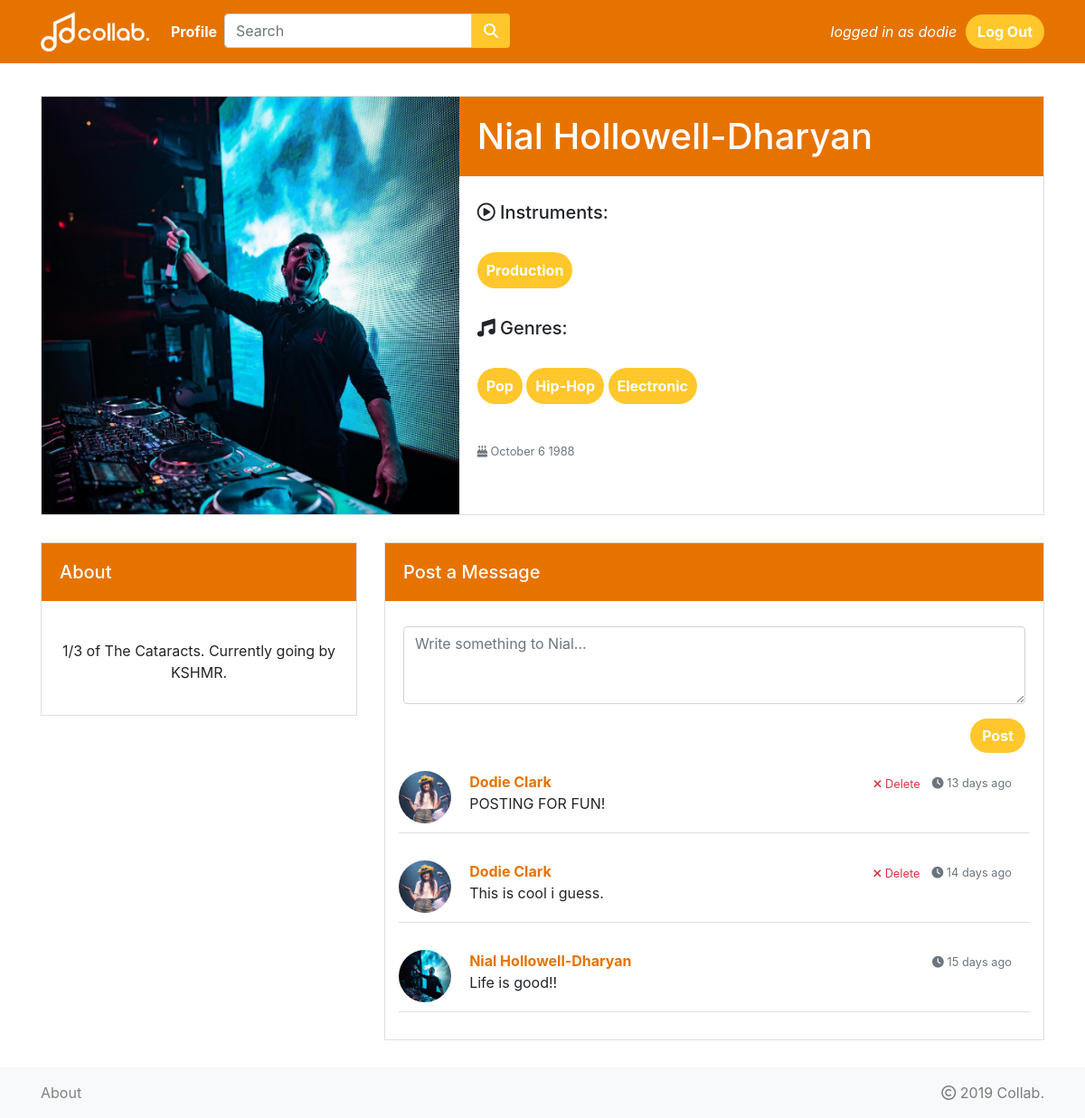
/profile/1 (signed in), run on the app's committed database.
### app.py (models this page shows, shortened)
class User(UserMixin, db.Model):
	id = db.Column(db.Integer, primary_key=True, autoincrement=True)
	username = db.Column(db.String, nullable=False)
	email = db.Column(db.String, nullable=False)
	password = db.Column(db.String, nullable=False)
	profile = db.relationship('Profile', backref='user', uselist=False)
	message = db.relationship('Message', backref='user')

class Profile(db.Model):
	id = db.Column(db.Integer, primary_key=True, autoincrement=True)
	first_name = db.Column(db.String, nullable=False)
	last_name = db.Column(db.String, nullable=False)
	dob = db.Column(db.String, nullable=False)
	picture = db.Column(db.String, nullable=False)
	instruments = db.Column(db.String, nullable=False)
	genre = db.Column(db.String, nullable=False)
	about = db.Column(db.String, nullable=False)
	user_id = db.Column(db.Integer, db.ForeignKey('user.id'))
	message = db.relationship('Message', backref='profile')

class Message(db.Model):
	id = db.Column(db.Integer, primary_key=True, autoincrement=True)
	body = db.Column(db.String, nullable=False)
	timestamp = db.Column(db.DateTime(), default=datetime.datetime.utcnow(), index=True)
	user_id = db.Column(db.Integer, db.ForeignKey('user.id'))
	profile_id = db.Column(db.Integer, db.ForeignKey('profile.id'))

### app.py (the view, shortened to what this page needs)
@app.route('/profile/<int:uid>', methods=['GET', 'POST'])
@login_required
def profile(uid):
	profile = Profile.query.filter_by(id=uid).first()
	instruments = profile.instruments.translate({ord(','): None}).split()
	genres = profile.genre.translate({ord(','): None}).split()
	message = profile.message
	author = []
	for each in message:
		author.append(User.query.filter_by(id=each.user_id).first())
	if profile is not None:
		return render_template('profile.html', title=profile.first_name + ' ' + profile.last_name,
								profile=profile, instruments=instruments, genres=genres, author=author)

### app.py (called while the page is built)
@login_manager.user_loader
def load_user(id):
    return User.query.get(int(id))

### templates/profile.html (shortened to what this page needs)
{% include 'partials/header_login.html' %}
    <div class="container profileView">
      <div class="row">
        <div class="card profileMain">
          <div class="row no-gutters">
            <div class="col-md-5">
              <img src="{{ profile.picture }}" class="card-img profilePhoto" alt="...">
            </div>
            <div class="col-md-7">
              <h1 class="profileName">{{ profile.first_name }} {{ profile.last_name }}</h1>
              <div class="card-body">
                <h5 class="card-text"><i class="far fa-play-circle"></i> Instruments:</h3>
                <div class="profileBody">
                  {% for instrument in instruments %}
                  <span class="profileButton">{{ instrument }}</span>
                  {% endfor %}
                </div>
                <h5 class="card-text"><i class="fas fa-music"></i> Genres:</h3>
                <div class="profileBody">
                  {% for genre in genres %}
                  <span class="profileButton">{{ genre }}</span>
                  {% endfor %}
                </div>
                <p class="card-text dob"><small class="text-muted"><i class="fas fa-birthday-cake"></i> {{ profile.dob }}</small></p>
              </div>
            </div>
          </div>
        </div>
      </div>
      <div class="row">
        <div class="col-md-4">
          <div class="card">
            <h5 class="profileName">About</h5>
            <div class="card-body">
              <p class="card-text">{{ profile.about }}</p>
            </div>
          </div>
        </div>
        <div class="col-md-8">
          <div class="card">
            <h5 class="profileName">Post a Message</h5>
            <div class="card-body">
              <form action=" {{ url_for('message' , uid=profile.id) }}" method="POST">
                <div class="form-group">
                  <textarea maxlength="120" name="message" class="form-control" rows="3" placeholder="Write something to {{ profile.first_name }}..." required=""></textarea>
                </div>
                <button type="submit" class="btn loginButton float-right">Post</button>
              </form>
            </div>
          {% for each in profile.message|reverse %}
          <div class="card profileMain messageCardMain">
            <div class="row no-gutters">
              <div class="col-1">
                <img src="{{ author[profile.message|length - loop.index].profile.picture }}" class="card-img" alt="..." id="messageImage">
              </div>
              <div class="col-11">
                <div class="card-body messageCard">
                  <a href="{{ url_for('profile', uid=author[profile.message|length - loop.index].profile.id) }}" class="messageProfile">
                    {{ author[profile.message|length - loop.index].profile.first_name }}
                    {{ author[profile.message|length - loop.index].profile.last_name }}
                  </a>
                  <span class="float-right text-muted">
                      <small><i class="fas fa-clock"></i> {{ moment(each.timestamp).fromNow() }}</small>
                  </span>
                  {% if current_user.profile.id == profile.id or current_user.id == author[profile.message|length - loop.index].id %}
                  <form action="{{ url_for('deleteMessage', uid=each.id) }}" method="POST" style="display: inline;" >
                    <button type="submit" class="btn btn-link float-right text-danger" id="deleteButton" onclick="return confirm('Are you sure you want to delete this comment?');">
                      <small><i class="fas fa-times"></i> Delete</small>
                    </button>
                  </form>
                  {% endif %}
                  <p class="card-text message">{{ each.body }}</p>
                </div>
              </div>
            </div>
          </div>
          {% endfor %}
        </div>
      </div>
    </div>
  </div>
{% include 'partials/footer.html' %}

### templates/partials/header_login.html (shortened to what this page needs)
<!DOCTYPE html>
<html lang="en">
  <head>
    <link rel="stylesheet" href="https://stackpath.bootstrapcdn.com/bootstrap/4.1.3/css/bootstrap.min.css">
    <link rel="stylesheet" type="text/css" href="{{ url_for('static', filename='css/styles.css') }}">
  </head>
  <body>
    <nav class="navbar navbar-expand-md" id="mainNavbar">
      <div class="container">
        <a class="navbar-brand" href="{{ url_for('home') }}">
          <img src="{{ url_for('static', filename='images/navbar_logo.png') }}" alt="logo" id="#navBarLogo">
        </a>
        <div class="collapse navbar-collapse" id="navbarSupportedContent">
          <ul class="navbar-nav mr-auto">
            <li class="nav-item">
              <a class="nav-link" href="{{ url_for('profile', uid=current_user.profile.id) }}">Profile</a>
            </li>
            <li>
              <form class="form-inline" action="{{ url_for('results') }}" method="GET">
                <div class="form-group">
                  <div class="form-row">
                    <div class="col" id="searchBar">
                      <input type="seach" class="form-control" id="searchBox" placeholder="Search" name="q" required>
                    </div>
                    <div class="col" id="searchBarButton">
                      <button class="btn searchButton" type="submit"><i class="fas fa-search"></i></button>
                    </div>
                  </div>
              </form>
            </li>
          </ul>
          <span>
            logged in as {{ current_user.username }}
          </span>
          <a class="btn loginButton" href="{{ url_for('logout') }}" role="button">Log Out</a>
        </div>
      </div>
    </nav>

### static/css/styles.css (style rules this page uses)
#mainNavbar { background-color: #e67300; }
.navbar-brand img { max-width: 120px; }
.loginButton { background-color: #ffc72b; color: white; border-radius: 30px; font-weight: bold; }
body { background-color: white; }
html, body { max-width: 100%; overflow-x: hidden; }
.signUp h2, p { padding-top: 5%; text-align: center; padding-bottom: 5%; }
#mainNavbar ul a { color: white; font-weight: bold; }
#mainNavbar span { color: white; font-style: italic; margin-right: 10px; }
.card { margin-bottom: 30px; border-radius: 0px; }
.card img { border-radius: 0px; }
.profileButton { background-color: #ffc72b; color: white; border-radius: 30px; font-weight: bold; padding: 10px; }
.profileBody { margin-top: 40px; margin-bottom: 40px; }
.profileName { padding: 1.25rem; background-color: #e67300; color: white; }
.profileView { margin-top: 3%; }
.profilePhoto { border-radius: 0; }
.profileMain { margin-left: 15px; margin-right: 15px; }
.dob { padding-top: 1%; text-align: left; }
.message { padding-top: 0; padding-bottom: 0; text-align: left }
.messageCard { padding-top: 0; }
.messageCardMain { border-left: 0; border-right: 0; border-top: 0; }
#messageImage { border-radius: 50%; }
.messageProfile { color: #e67300; font-weight: bold; }
#deleteButton { padding-top: 0; padding-bottom: 0; margin-top: 0; margin-bottom: 0; }
.searchButton { background-color: #ffc72b; color: white; font-weight: bold; border-top-left-radius: 0; border-bottom-left-radius: 0; }
#searchBarButton { padding-left: 0; padding-right: 0; }
#searchBar { padding-right: 0; }
#searchBox { border-top-right-radius: 0; border-bottom-right-radius: 0; }

### data on the page
User: username "dodie"
Profile: picture (picture), first_name "Nial", last_name "Hollowell-Dharyan", instruments "Production", dob "October 6 1988", about "1/3 of The Cataracts. Currently going by KSHMR.", message "Write something to Nial..."
Message: author "Dodie", author "Clark", timestamp "13 days ago", body "POSTING FOR FUN!"
Message: author "Dodie", author "Clark", timestamp "14 days ago", body "This is cool i guess."
Message: shows a picture, author "Nial", author "Hollowell-Dharyan", timestamp "15 days ago", body "Life is good!!"

### other printed values
{{ genre }} "Pop" "Hip-Hop" "Electronic"
